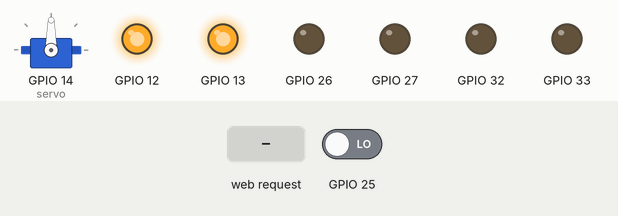
Recording of a sketch running on a simulated ESP32. Shown: servo, output pins drawn as LEDs (lit = HIGH). Inputs (shaded band) come from the test bench; at power-on: GPIO 25 LOW. WiFi joins after 1.5 s; servers stay silent unless stated; what the sketch prints to the serial monitor is not drawn.

Above: at 2.7 s.
2.8 s: HTTP request GET /H received
At 3.2 s:
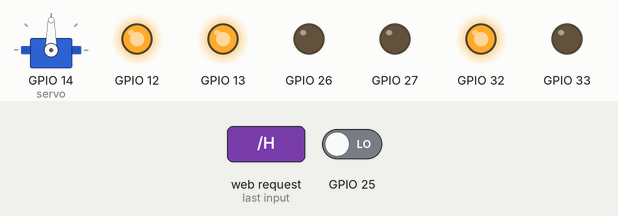
At 4.7 s:
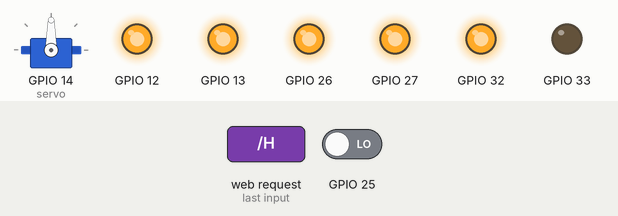
Timing chart, 0 to 24.4 s (numbered marks = the images above; inputs shaded):
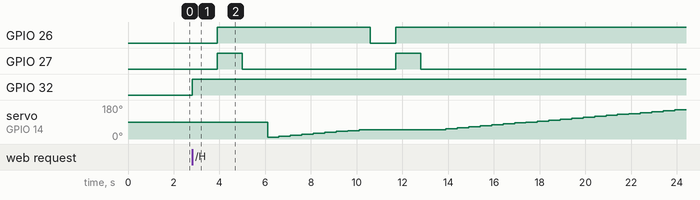

Measured:
- after the input at 2.8 s, GPIO 26: LOW → HIGH after 1.1 s, → LOW 6.7 s later, → HIGH 1.1 s later; GPIO 27: alternates HIGH for 1.1 s and LOW for 6.7 s, 4 changes in all, then stays LOW, starting after 1.1 s

The sketch:

Pisang.ino
```cpp
#include <WiFi.h>  //header  komunikasi Wi-Fi ESP 32
#include <ESP32Servo.h> //header handling Servo
#include <DHT.h>
#define DHTTYPE DHT11


/*____________________KOMUNIKASI INTERNET_____________________*/
const char* ssid     = "Pixel";
const char* password = "bima8888";
WiFiServer server(80); //Server Address
/*____________________________________________________________*/

/*_________________INISIALISASI GPIO______________*/
Servo servo;
uint8_t DHTPin = 23;
DHT dht(DHTPin, DHTTYPE);
float Temperature;
//int maximal = 70; //suhu maksimal
//int minimal = 28; //suhu minimal
/*________________________________________________*/

/*_________________INISIALISASI SENSOR WARNA______________*/
// Frekuensi Photo dioda
int redFrequency = 0;
int greenFrequency = 0;
int blueFrequency = 0;
// Tipe data Warna RGB
int redColor1 = 263;int redcon1;float redstat1;float resultred1;
//tipe data (int) namaoffset;, tipe data (int) nama variable1;, tipe data (float) nama variable2;, tipe data (float) nama hasil;
//... dan seterusnya untuk nilai offset yang lain
int greenColor = 0;
int blueColor = 0;
/*_________________________________________________________*/


void setup()
{
    Serial.begin(115200);
     // Setting output
    pinMode(12, OUTPUT);
    pinMode(13, OUTPUT);
    pinMode(27, OUTPUT);
    pinMode(26, OUTPUT);
    pinMode(32, OUTPUT);
    pinMode(33, OUTPUT);
    servo.attach(14);

    // Setting input
    pinMode(25, INPUT);
    pinMode(DHTPin, INPUT);

    // Setting frequency scaling 100%
    digitalWrite(12,HIGH);
    digitalWrite(13,HIGH);

    // Sensor Suhu aktif
    dht.begin();
    delay(10);

    // Koneksi Dimulai
    Serial.println();
    Serial.println();
    Serial.print("Menyambungkan ");
    Serial.println(ssid);
    WiFi.begin(ssid, password);

    while (WiFi.status() != WL_CONNECTED) {
        delay(500);
        Serial.print(".");
    }
    //Event sukses
    Serial.println("");
    Serial.println("WiFi Tersambung.");
    Serial.println("IP address: ");
    Serial.println(WiFi.localIP());

    server.begin();

}


void loop(){
 WiFiClient client = server.available();   // Komunikasi clients

  if (client) {
    Serial.println("New Client.");           // Display saat ada event
    String currentLine = "";
    while (client.connected()) {
      if (client.available()) {
        char c = client.read();
        Serial.write(c);
        if (c == '\n') {

          if (currentLine.length() == 0) {
            client.println("HTTP/1.1 200 OK");
            client.println("Content-type:text/html");
            client.println();
            Temperature = dht.readTemperature(); // Gets the values of the temperature
            client.print("Button <a href=\"/H\">ON</a> Deteksi Dimulai.<br>");
            client.print("Button <a href=\"/L\">OFF</a> Deteksi mati.<br>");
            client.print("<p>Status Temperatur : ");
            client.print((int)Temperature);
            client.print("°C\n</p>");
            client.print("<h1>KELOMPOK 6</h1>\n");
            client.print("<h3>Pengeraman pisang Ambon</h3>\n");
            client.println();
            break;
          } else {
            currentLine = "";
          }
        } else if (c != '\r') {
          currentLine += c;
        }

        // Validasi "GET /H" atau "GET /L":
        if (currentLine.endsWith("GET /H")) {
          digitalWrite(2, HIGH);               // SISTEM /H untuk state on
          digitalWrite(32, HIGH);
          digitalWrite(33, LOW);
          //baca();
          rotate();
             client.print("<p>Status RED : ");
             client.print((int)redColor1);
             client.print("%\n</p>");
             client.print("<p>Status GREEN : ");
             client.print((int)greenColor);
             client.print("%\n</p>");
             client.print("<p>Status BLUE : ");
             client.print((int)blueColor);
             client.print("%\n</p>");

//            if ((int)Temperature == maksimal)
//            {
//              digitalWrite(32, LOW);
//              digitalWrite(33, HIGH);
//              } else if ((int)Temperature  == minimal)
//            {
//               digitalWrite(32, HIGH);
//               digitalWrite(33, LOW);
//               }

            if(resultred1>redColor1/*data offset tangan bawah*/ && resultred1>redColor1/*data offset tangan atas*/) //Offset warna pisang
            {
              client.print("<p>Pisang sudah matang</p>");
              digitalWrite(2, LOW);                // SISTEM /L untuk state off
              digitalWrite(32, LOW);
              digitalWrite(33, HIGH);
              delay(500);
              digitalWrite(33, HIGH);
              delay(500);
              digitalWrite(33, LOW);
              }
              else
              {
                rotate();
                client.print("<p>Pisang dalam proses pengeraman</p>");
                }
        }
        if (currentLine.endsWith("GET /L")) {
          digitalWrite(2, LOW);                // SISTEM /L untuk state off
          digitalWrite(32, LOW);
          digitalWrite(33, HIGH);
          delay(500);
          digitalWrite(33, HIGH);
          delay(500);
          digitalWrite(33, LOW);
        }
      }
    }
    // close connection:
    client.stop();
    Serial.println("Client Disconnected.");
  }
}


/*_________________FUNGSI SENSOR WARNA______________*/
void baca()
{
  // Setting RED (R)
  digitalWrite(27,LOW);
  digitalWrite(26,LOW);

  // pembacaan Output frekuensi
  redFrequency = pulseIn(25, LOW);
  redColor1 = map(redFrequency, 70, 120, 255,0);
  /*___RUMUS___*/
  //DATA 1
  redstat1 = 1.14/100*redColor1;
  resultred1 = redColor1-redstat1;
  /*___RUMUS___*/

  // Print RED (R)
  Serial.print("R = ");
  Serial.print(redColor1);
  delay(100);

  // Setting GREEN (G)
  digitalWrite(27,HIGH);
  digitalWrite(26,HIGH);

  // pembacaan Output frekuensi
  greenFrequency = pulseIn(25, LOW);
  greenColor = map(greenFrequency, 100, 199, 255, 0);

  // Print GREEN (G)
  Serial.print(" G = ");
  Serial.print(greenColor);
  delay(100);

  // Setting BLUE (B)
  digitalWrite(27,LOW);
  digitalWrite(26,HIGH);

   // pembacaan Output frekuensi
  blueFrequency = pulseIn(25, LOW);
  blueColor = map(blueFrequency, 38, 84, 255, 0);

  // Print BLUE (B)
  Serial.print(" B = ");
  Serial.print(blueColor);
  delay(100);

  // Tampilan di serial monitor
  if(redColor1 > greenColor && redColor1 > blueColor){
      Serial.println("STATUS RGB - MERAH");
  }
  if(greenColor > redColor1 && greenColor > blueColor){
    Serial.println("STATUS RGB - HIJAU");
  }
  if(blueColor > redColor1 && blueColor > greenColor){
    Serial.println("STATUS RGB - BIRU");
  }
}
/*____________________________________________________________*/


/*_________________FUNGSI SENSOR WARNA 2______________*/
void rotate()
{

  for(int i = 0; i < 5; i++)
  {
  baca();//READ
  servo.write(10);
  delay(500);
  servo.write(15);
  delay(500);
  servo.write(20);
  delay(500);
  servo.write(25);
  delay(500);
  servo.write(30);
  delay(500);
  servo.write(35);
  delay(500);
  servo.write(40);
  delay(500);
  servo.write(45);
  delay(500);
  servo.write(50);
  delay(500);
  baca();//READ
  servo.write(55);
  delay(500);
  servo.write(60);
  delay(500);
  servo.write(65);
  delay(500);
  servo.write(70);
  delay(500);
  servo.write(75);
  delay(500);
  servo.write(80);
  delay(500);
  servo.write(85);
  delay(500);
  servo.write(90);
  delay(500);
  servo.write(95);
  delay(500);
  servo.write(100);
  delay(500);
  servo.write(105);
  delay(500);
  servo.write(110);
  delay(500);
  servo.write(115);
  delay(500);
  servo.write(120);
  delay(500);
  servo.write(125);
  delay(500);
  servo.write(130);
  delay(500);
  servo.write(135);
  delay(500);
  servo.write(140);
  delay(500);
  servo.write(145);
  delay(500);
  servo.write(150);
  delay(500);
  servo.write(155);
  delay(500);
  servo.write(160);
  delay(500);
  servo.write(165);
  delay(500);
  servo.write(170);
  delay(500);
  servo.write(175);
  delay(500);
  servo.write(180);
  delay(500);
  baca();//READ
  servo.write(0);
  }
delay(1000);
}
/*____________________________________________________________*/
```
